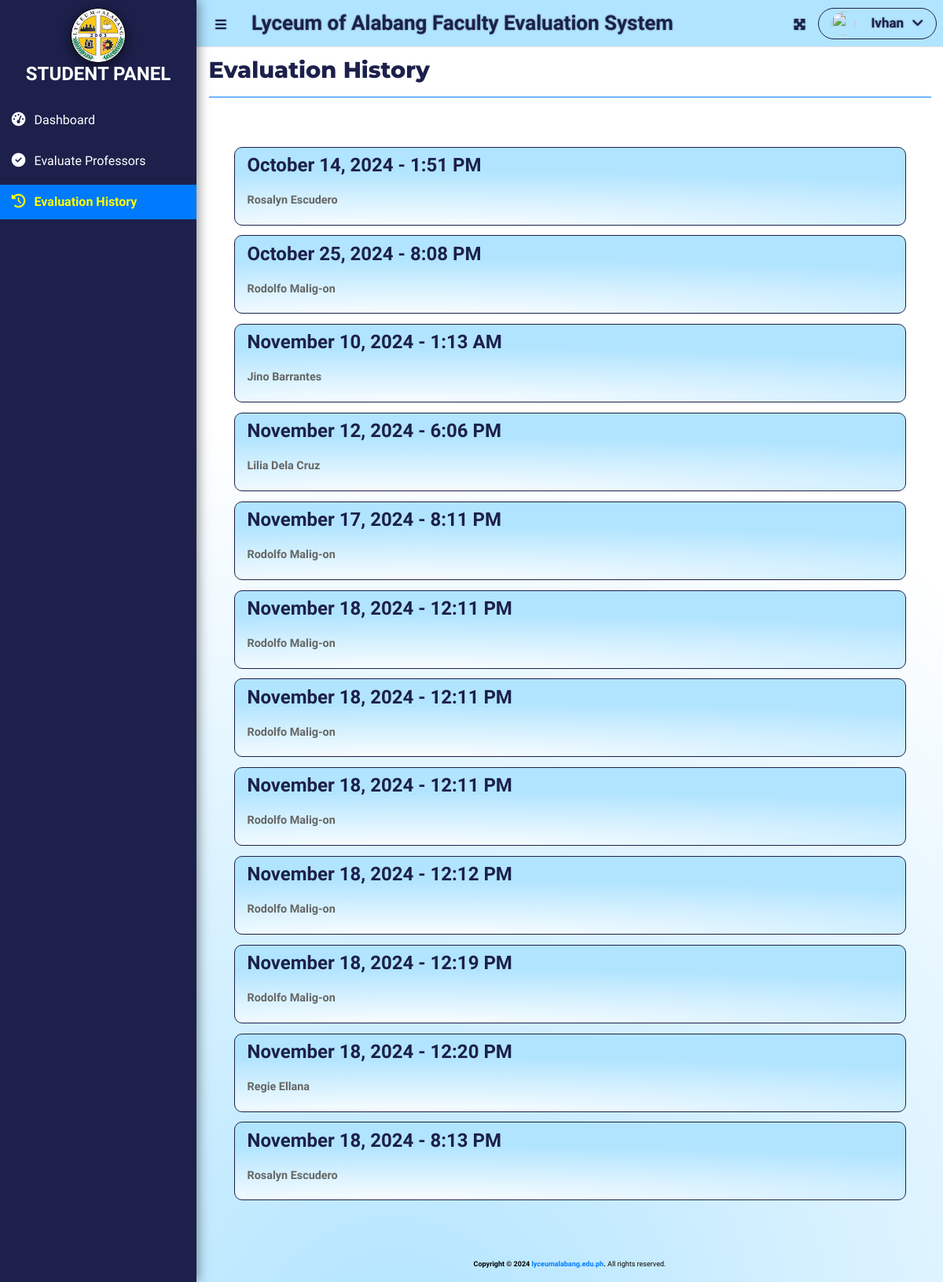
Screenshot of /index.php?page=evaluation_history (signed in) with the database file from the repository.
### tables this page shows
CREATE TABLE `evaluation_list` (
  `evaluation_id` int(30) NOT NULL,
  `academic_id` int(30) NOT NULL,
  `class_id` int(30) NOT NULL,
  `student_id` int(30) NOT NULL,
  `subject_id` int(30) NOT NULL,
  `faculty_id` int(30) NOT NULL,
  `restriction_id` int(30) NOT NULL,
  `date_taken` datetime NOT NULL DEFAULT current_timestamp()
);

### student/evaluation_history.php (the view, shortened to what this page needs)
<?php
$login_name = $_SESSION['login_name'];
$conn = new mysqli('localhost', 'root', '', 'evaluation_db');
$query = "
    SELECT
        CONCAT(sl.firstname, ' ', sl.lastname) AS student_name,
        CONCAT(fl.firstname, ' ', fl.lastname) AS teacher_name,
        el.date_taken
    FROM evaluation_list el
    JOIN faculty_list fl ON el.faculty_id = fl.id
    JOIN student_list sl ON el.student_id = sl.id
    WHERE CONCAT(sl.firstname, ' ', sl.lastname) = '$login_name'
";
$result = $conn->query($query);
if ($result->num_rows > 0) {
    echo '<div class="evaluation-history">';
    while ($row = $result->fetch_assoc()) {
        $formatted_date_time = date("F j, Y - g:i A", strtotime($row['date_taken']));
        $teacher_name = htmlspecialchars($row['teacher_name']);
        echo '<div class="evaluation-entry">
                <div class="evaluation-details">
                    <p class="evaluation-date">' . $formatted_date_time . '</p>
                    <p class="teacher-name">' . $teacher_name . '</p>
                </div>
              </div>';
    }
    echo '</div>';
} else {
    echo "No evaluations found for this student.";
}
?>

### student/evaluation_history.php (style rules this page uses)
.evaluation-history { background: transparent; padding: 1em; padding-bottom: 1.1em; border-radius: 15px; margin: 1em; }
.evaluation-entry { display: flex; flex-direction: row; align-items: center; padding: 1em; margin-bottom: 0.8em; border-radius: 10px; background: radial-gradient(178.94% 106.41% at 26.42% 106.41%, #FFFFFF 0%, #B1E4FF 71.88%); border: 1px solid #1C204B; transition: background-color 0.3s ease; width: auto; height: 100px; }
.evaluation-date { font-size: 1.5em; font-weight: 900 !important; color: #1C204B; }
.teacher-name { font-size: 0.9em; color: #666; font-weight: 550; }

### rows the page displays
evaluation_list: date_taken "October 14, 2024 - 1:51 PM", teacher_name "Rosalyn Escudero"
evaluation_list: date_taken "October 25, 2024 - 8:08 PM", teacher_name "Rodolfo Malig-on"
evaluation_list: date_taken "November 10, 2024 - 1:13 AM", teacher_name "Jino Barrantes"
evaluation_list: date_taken "November 12, 2024 - 6:06 PM", teacher_name "Lilia Dela Cruz"
evaluation_list: date_taken "November 17, 2024 - 8:11 PM", teacher_name "Rodolfo Malig-on"
evaluation_list: date_taken "November 18, 2024 - 12:11 PM", teacher_name "Rodolfo Malig-on"
evaluation_list: date_taken "November 18, 2024 - 12:11 PM", teacher_name "Rodolfo Malig-on"
evaluation_list: date_taken "November 18, 2024 - 12:11 PM", teacher_name "Rodolfo Malig-on"
evaluation_list: date_taken "November 18, 2024 - 12:12 PM", teacher_name "Rodolfo Malig-on"
evaluation_list: date_taken "November 18, 2024 - 12:19 PM", teacher_name "Rodolfo Malig-on"
evaluation_list: date_taken "November 18, 2024 - 12:20 PM", teacher_name "Regie Ellana"
evaluation_list: date_taken "November 18, 2024 - 8:13 PM", teacher_name "Rosalyn Escudero"

### other values shown
$_SESSION['system']['name'] "Lyceum of Alabang Faculty Evaluation System"
$_SESSION['login_firstname'] "Ivhan"
$title "Evaluation History"
